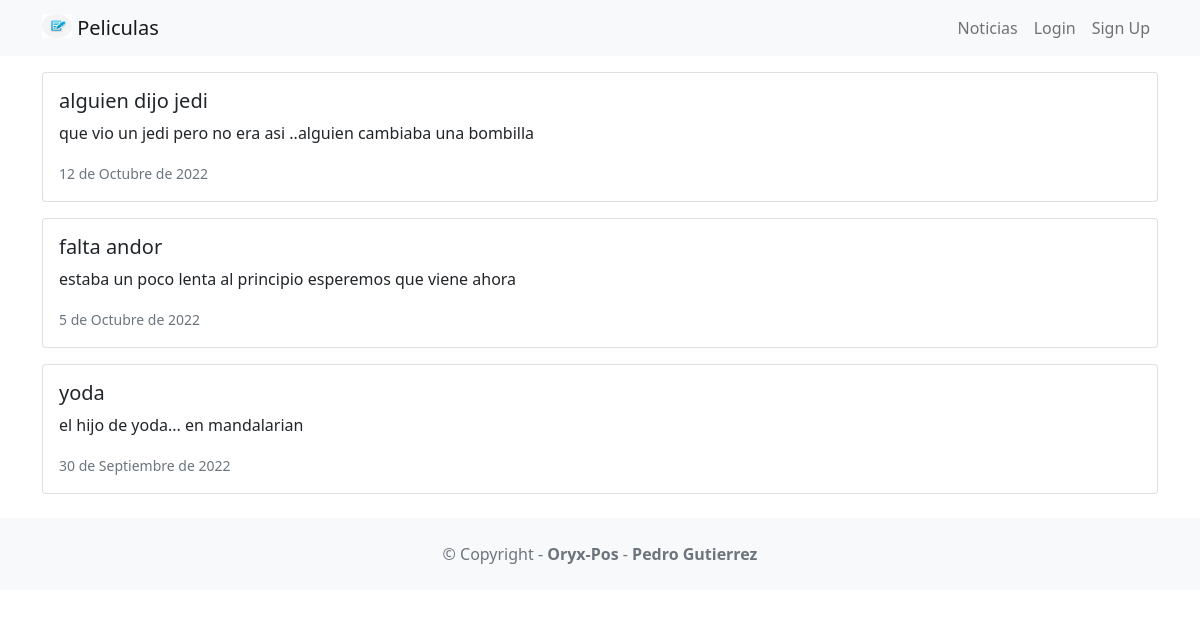
Page /news/ on the committed database.
### news/models.py (models this page shows, shortened)
class News(models.Model):
    headline = models.CharField(max_length=200)
    body = models.TextField()
    date = models.DateField()

### news/views.py (the view)
# urls.py: path('news/', include('news.urls')),
def news(request):
    newss = News.objects.all().order_by('-date')
    return render(request, 'news.html', {'newss':newss})

### news/templates/news.html
{% extends 'base.html' %}
{% block content %}
{% for news in newss %}
<div class="card mb-3">
<div class="row g-0">
<div>
<div class="card-body">
<h5 class="card-title">{{ news.headline}}</h5>
<p class="card-text">{{ news.body }}</p>
<p class="card-text"><small
class="text-muted">
{{ news.date }}
</small></p>
</div>
</div>
</div>
</div>
{% endfor %}
{% endblock content %}

### rows in the picture
News: headline "alguien dijo jedi", body "que vio un jedi pero no era asi ..alguien cambiaba una bombilla", date "12 de Octubre de 2022"
News: headline "falta andor", body "estaba un poco lenta al principio esperemos que viene ahora", date "5 de Octubre de 2022"
News: headline "yoda", body "el hijo de yoda... en mandalarian", date "30 de Septiembre de 2022"
